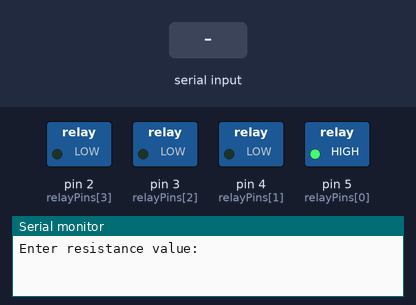
The sketch below on a simulated Arduino Mega 2560, built with avr-gcc and run on an emulated ATmega2560. Shown: switched loads named in the sketch (green lamp = pin HIGH), the last lines printed to the serial monitor. The inputs (shaded band) are chosen by the test bench.

Above: at 1.2 s.
1.3 s: "90,45\n" received over Serial
At 1.8 s:
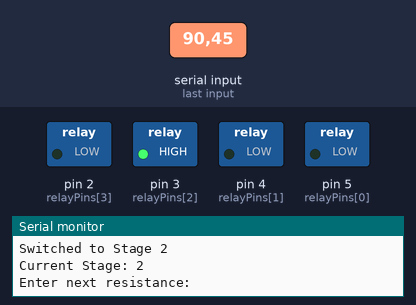
2.8 s: "30,150\n" received over Serial
At 4.0 s:
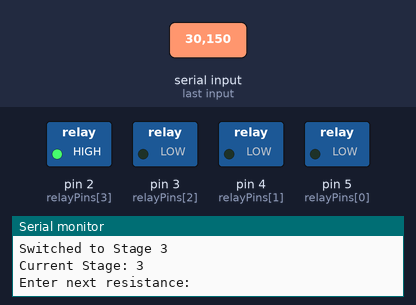
4.3 s: "1\n" received over Serial
At 5.0 s:
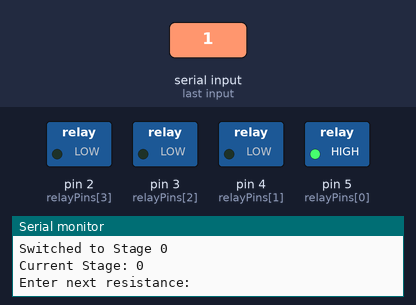
5.8 s: "90\n" received over Serial
At 6.1 s:
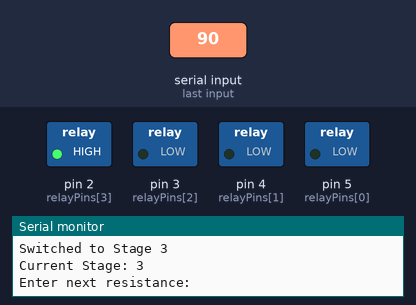
Timing chart, 0 to 8.3 s (numbered marks = the images above; inputs shaded):
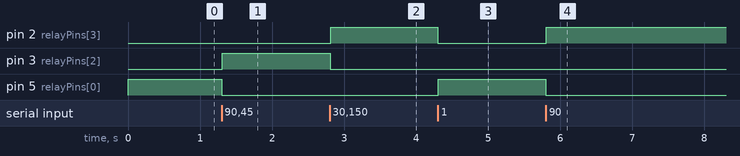

The sketch:

Current_Mode_Control.ino
```cpp
/*
  Arduino Mega -> 4CH Relay Current Mode Switching
  ACTIVE HIGH relay logic:
    HIGH = Relay ON
    LOW  = Relay OFF

  Relay topology:
    Pin5 = Base/default path
    Pin4 = Stage 1
    Pin3 = Stage 2
    Pin2 = Stage 3

  Thresholds [PLACEHOLDER]:
    R <= 12.7553          -> Stage 0 (Pin25)
    12.7553 < R <= 35.6846 -> Stage 1 (Pin24)
    35.6846 < R <= 79.9224 -> Stage 2 (Pin23)
    R > 79.9224           -> Stage 3 (Pin22)

  RULES:
  1. Adjacent ascending:
      New relay ON first, delay, old relay OFF
  2. Adjacent descending:
      Lower relay ON first, delay, higher relay OFF
  3. Jumping multiple stages:
      Current relay OFF first,
      then target relay ON
      (per your request)

  Example:
    Stage3 -> Stage1:
      Pin22 OFF
      delay
      Pin24 ON
*/

const int relayPins[4] = {
  5, // Stage 0, di mega 25,24,23,22
  4, // Stage 1
  3, // Stage 2
  2  // Stage 3
};

const int RELAY_ON  = HIGH;
const int RELAY_OFF = LOW;

const float THRESHOLD_1 = 12.7553;
const float THRESHOLD_2 = 35.6846;
const float THRESHOLD_3 = 79.9224;

// Delay for relay settling
const unsigned int switchDelay_us = 5000;

int currentStage = 0;
float resistanceValue = 0.0;

void setup() {
  Serial.begin(115200);

  for (int i = 0; i < 4; i++) {
    pinMode(relayPins[i], OUTPUT);
    digitalWrite(relayPins[i], RELAY_OFF);
  }

  // Default base state
  digitalWrite(relayPins[0], RELAY_ON);

  Serial.println("Enter resistance value:");
}

void loop() {
  if (Serial.available() > 0) {

    resistanceValue = Serial.parseFloat();

    while (Serial.available()) {
      Serial.read();
    }

    Serial.print("Resistance: ");
    Serial.println(resistanceValue, 4);

    int targetStage = determineStage(resistanceValue);

    if (targetStage != currentStage) {
      transitionToStage(targetStage);
    }

    Serial.print("Current Stage: ");
    Serial.println(currentStage);

    Serial.println("Enter next resistance:");
  }
}

// Determine stage from resistance
int determineStage(float R) {
  if (R <= THRESHOLD_1) {
    return 0;
  }
  else if (R <= THRESHOLD_2) {
    return 1;
  }
  else if (R <= THRESHOLD_3) {
    return 2;
  }
  else {
    return 3;
  }
}

// Relay transition manager
void transitionToStage(int targetStage) {

  // Adjacent move (ascending or descending)
  if (abs(targetStage - currentStage) == 1) {

    // Turn ON target first
    digitalWrite(relayPins[targetStage], RELAY_ON);
    delayMicroseconds(switchDelay_us);

    // Turn OFF previous
    digitalWrite(relayPins[currentStage], RELAY_OFF);
  }

  // Jump move (>1 stage difference)
  else {

    // Turn OFF current first
    digitalWrite(relayPins[currentStage], RELAY_OFF);
    delayMicroseconds(switchDelay_us);

    // Turn ON target
    digitalWrite(relayPins[targetStage], RELAY_ON);
  }

  currentStage = targetStage;

  Serial.print("Switched to Stage ");
  Serial.println(targetStage);
}
```

Measured:
- after the input at 1.3 s, pin 3 (relayPins[2]): LOW → HIGH at once; pin 5 (relayPins[0]): HIGH → LOW at once
- after the input at 2.8 s, pin 2 (relayPins[3]): LOW → HIGH at once; pin 3 (relayPins[2]): HIGH → LOW at once
- after the input at 4.3 s, pin 2 (relayPins[3]): HIGH → LOW at once; pin 5 (relayPins[0]): LOW → HIGH at once
- after the input at 5.8 s, pin 2 (relayPins[3]): LOW → HIGH at once; pin 5 (relayPins[0]): HIGH → LOW at once
